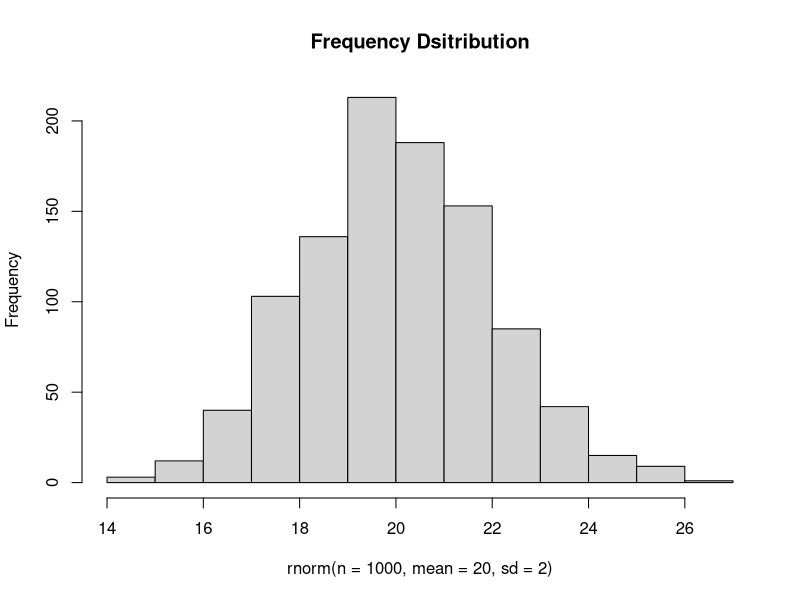
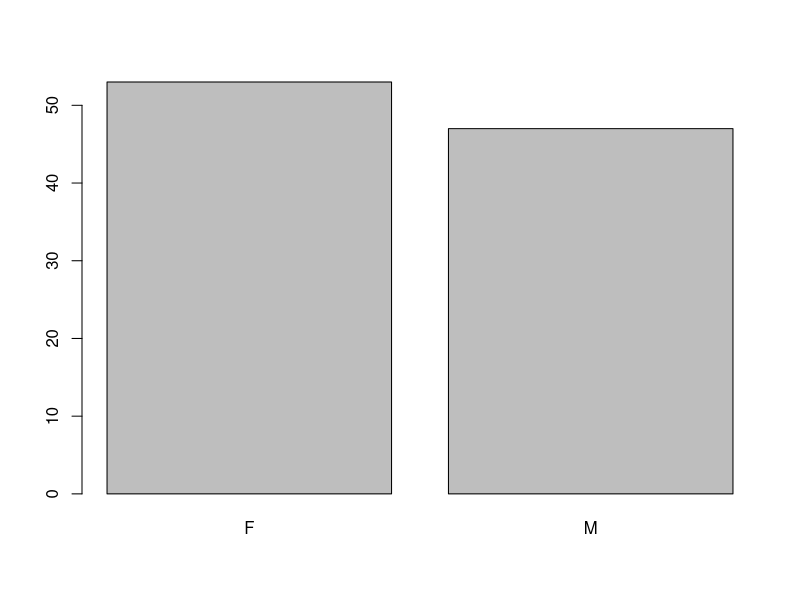
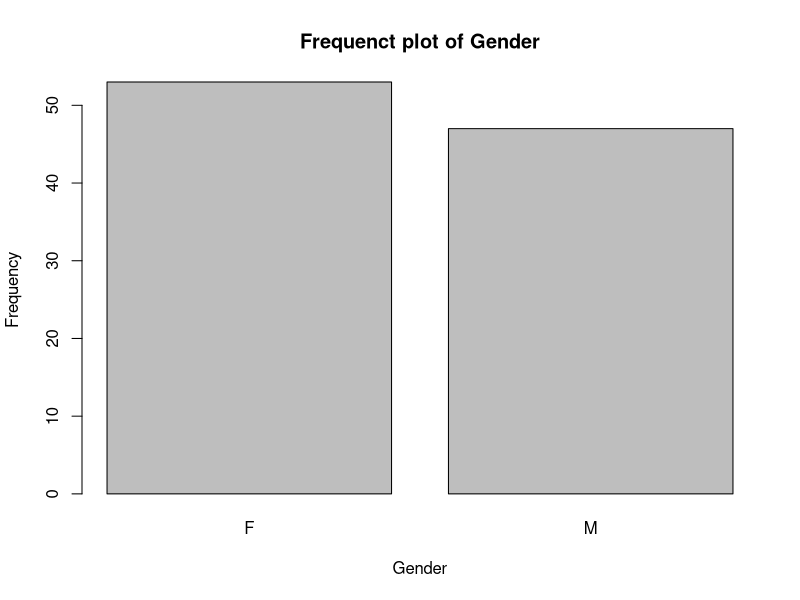
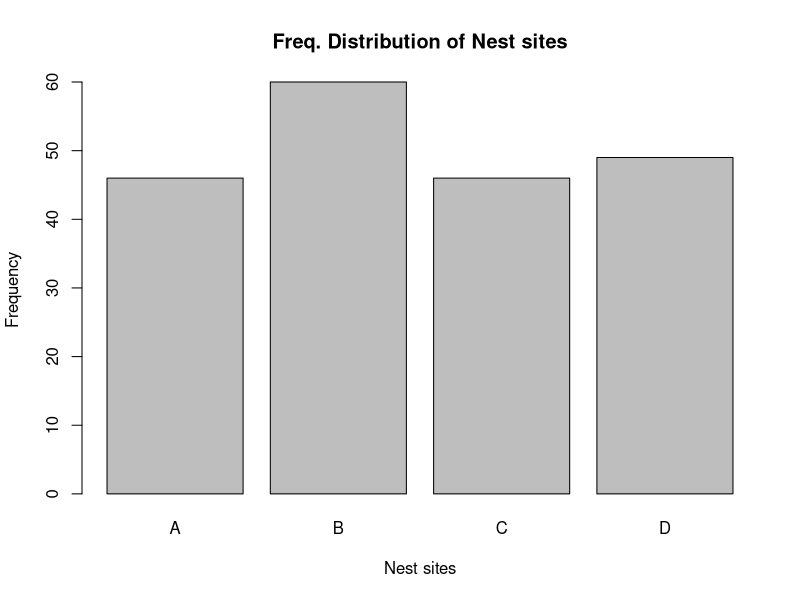
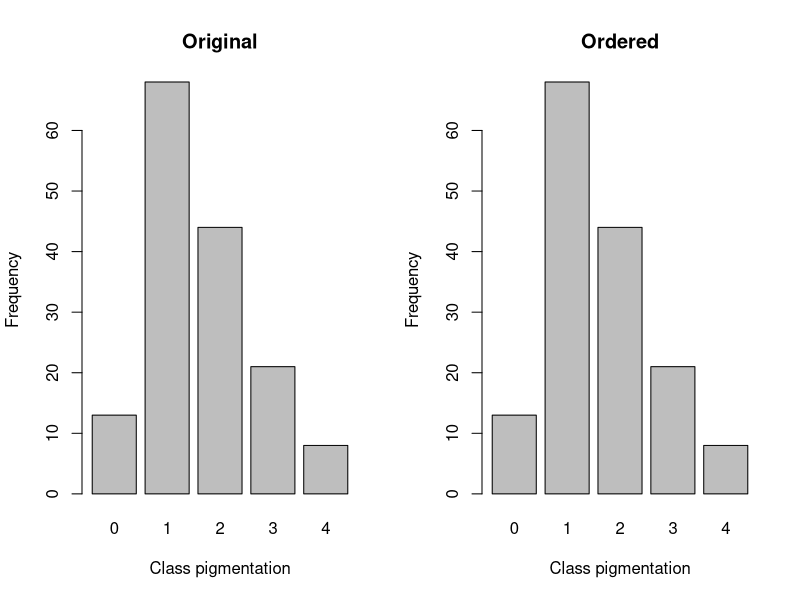
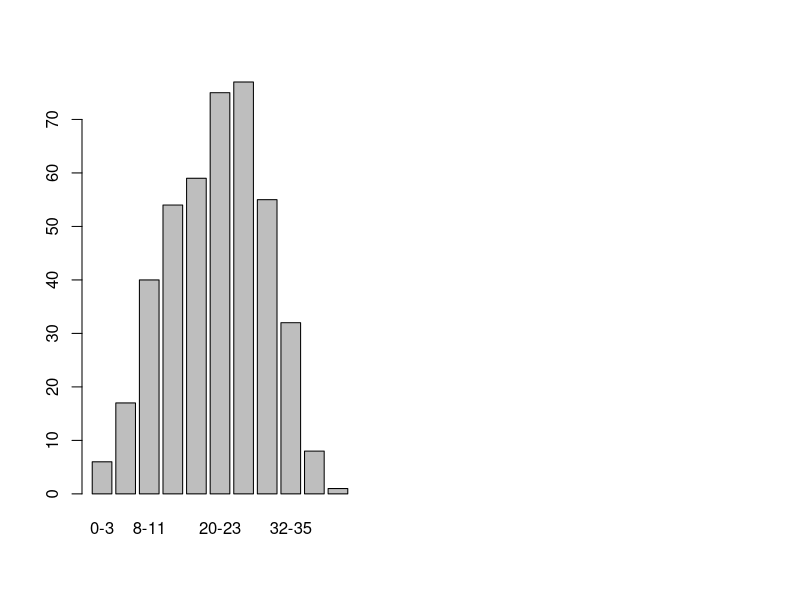
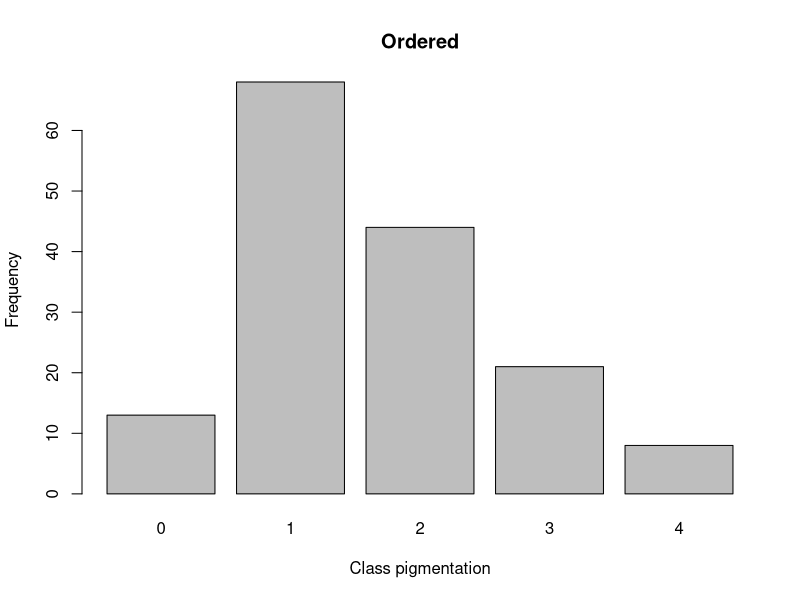
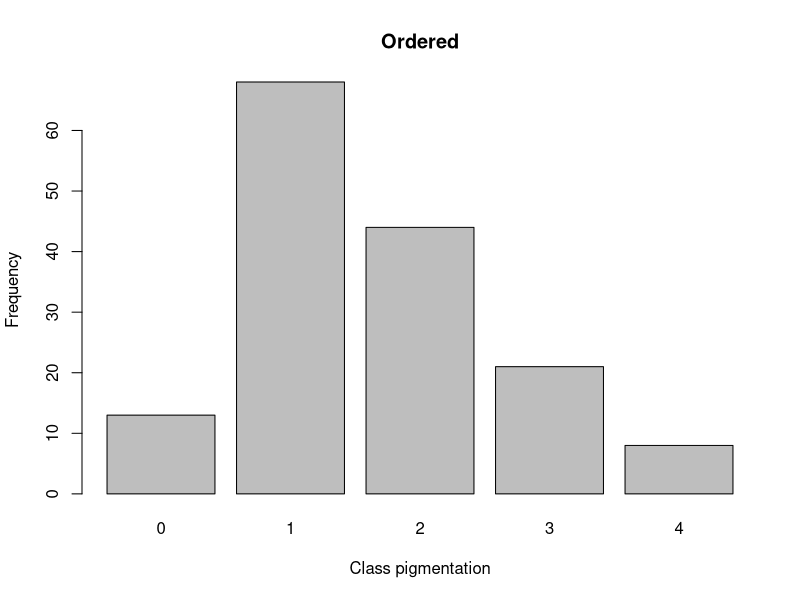

These figures' R source, in order:
# Name: Sristi Bafna
# Student ID: 1020201437
# Programme: UG 23
# Date: 15-11-2022

hist(
  rnorm(n=1000,mean = 20, sd =2),
  main = "Frequency Dsitribution"
)

x <-  rnorm(n=100,mean = 20, sd =2) 
# x is a numeric value - where x is known as the object in R

# List, data.frame, matrix
 
# useful functions
head(x)

tail(x)


x[1:10] 
# To access the data, square brackets are used. 

xx <- c(1,16,17,10)

xx[3]

xx[-3] #To remove the value, put a = - sign 

#updates
xx <- xx[-3]

xx[c(1,3)]

#Categorical variable (nominal variable)
set.seed(101)
sex_<- sample(x=c('M','F'), replace = TRUE, size = 100)
head(sex_)
tail(sex_)

# Frequency table 
ft_sex <-(table(sex_))

#Frequency plot of Bar plot 
barplot(ft_sex)

#With annotations 
barplot(ft_sex, xlab='Gender', ylab='Frequency',
        main = 'Frequenct plot of Gender')

#Nest sites

ft_nest_site <- c(46,60,46,49)
#ft_nest_site
#[1] 46 60 46 49
names(ft_nest_site)<- c('A','B','C','D')
#A B C D
#46 60 46 49
barplot(ft_nest_site, xlab= 'Nest sites', 
        ylab= 'Frequency', 
        main= 'Freq. Distribution of Nest sites')

ft_nest_site['C']
#ft_nest_sie['c]
#C
#46

#Multiple indexing with names
ft_nest_site[c('C','A','D')]
#ft_nest_site[c('C','A','D')]
#C  A  D 
#46 46 49 

x_pigm<- rep(x= c(0,1,2,3,4),c(13,68,44,21,8))

ft_pigm<- table(x_pigm)
x_pigm
# 0  1 2  3  4 
#13 68 44 21 8

#Converting to specific order
factor(x_pigm)
#Levels: 0 1 2 3 4

x_pigm_order <- factor(
  x = x_pigm)
#Levels: 4 2 1 0 3
#Frequency Table
ft_pigm_order <- table(x_pigm_order)


#Join the two figures 
par(mfrow=c(1,2))
barplot(ft_pigm, main = 'Original', xlab = 'Class pigmentation', 
        ylab = 'Frequency')

barplot(ft_pigm_order,xlab = 'Class pigmentation',ylab = 'Frequency',
        main = 'Ordered')

#How to save statistical images
dir.create('figures', showWarnings = FALSE)
png(filename='figures/lectire-02-Freq-plot-pigmentation.png',
    width = 800,height = 600, res = 150) #Additional parameters 
barplot(ft_pigm_order,xlab = 'Class pigmentation',ylab = 'Frequency',
        main = 'Ordered')
dev.off()
dir.create('figures', showWarnings = FALSE)
png(filename='figures/lectire-02-Freq-plot-pigmentation.png')
barplot(ft_pigm_order,xlab = 'Class pigmentation',ylab = 'Frequency',
        main = 'Ordered')
dev.off()


#Homework Task
examp_3 <- c(6, 17, 40, 54, 59, 75, 
             77, 55, 32, 8, 1)
names(examp_3) <- c(
  "0-3", "4-7", "8-11", "12-15", "16-19", "20-23", "24-27", "28-31", "32-35", "36-39", "40-43")

barplot(examp_3)